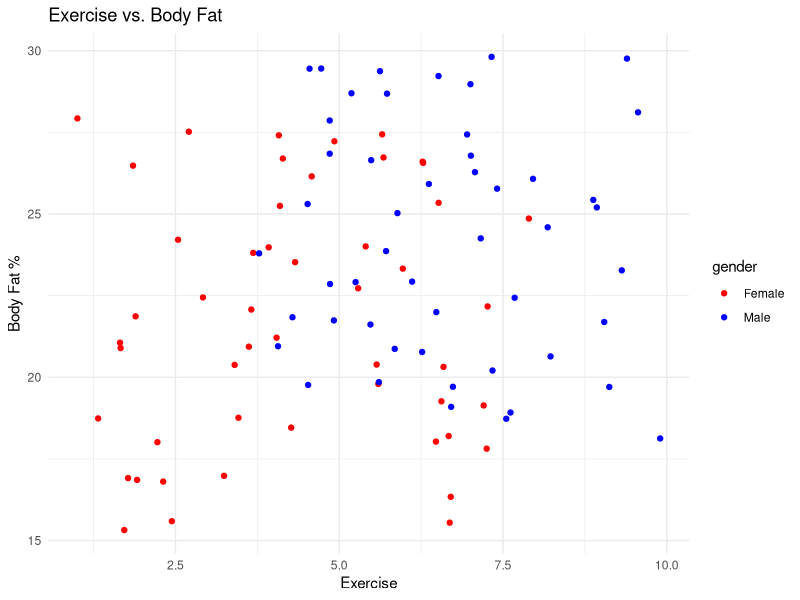
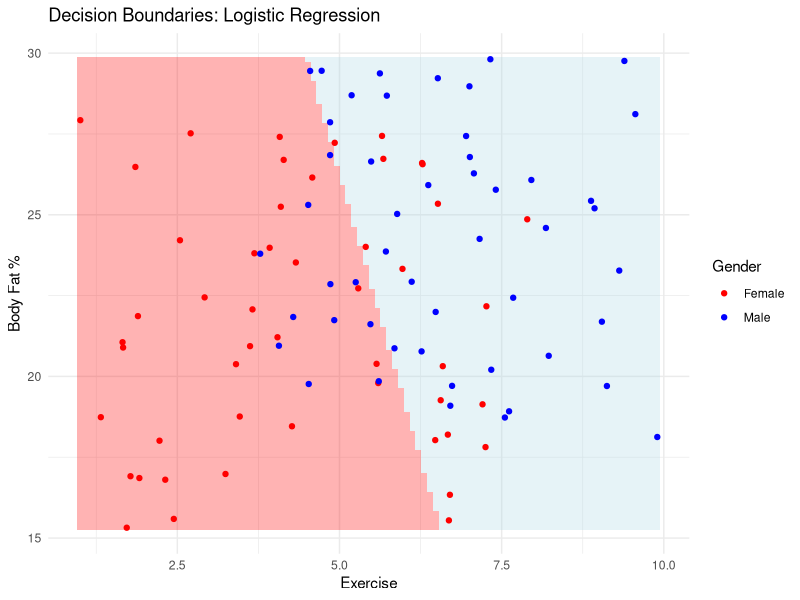
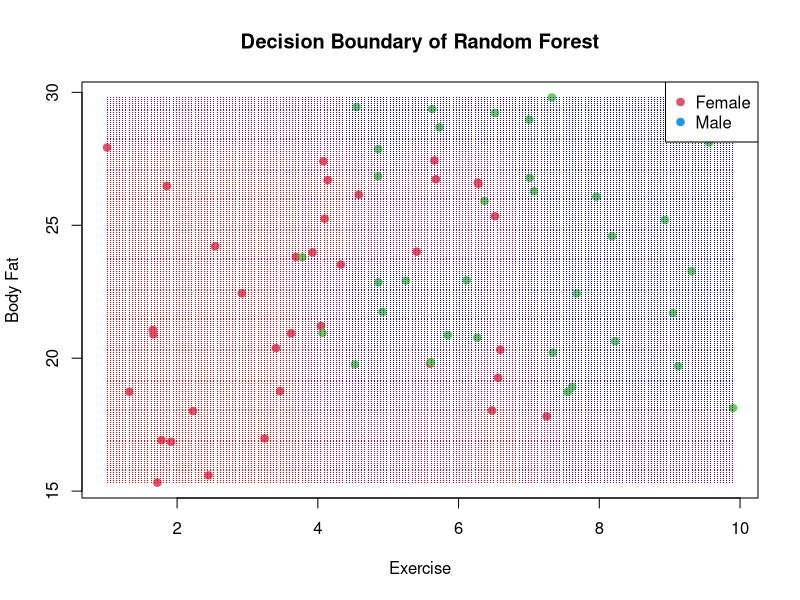
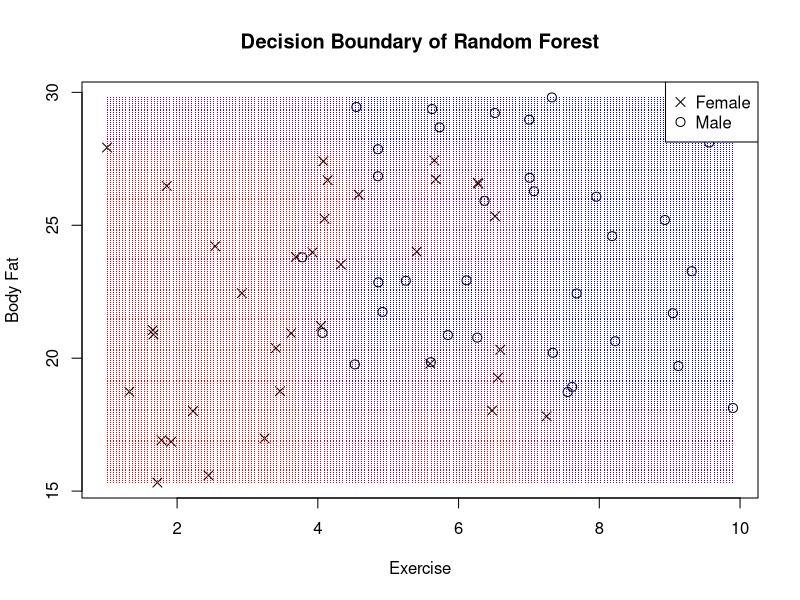
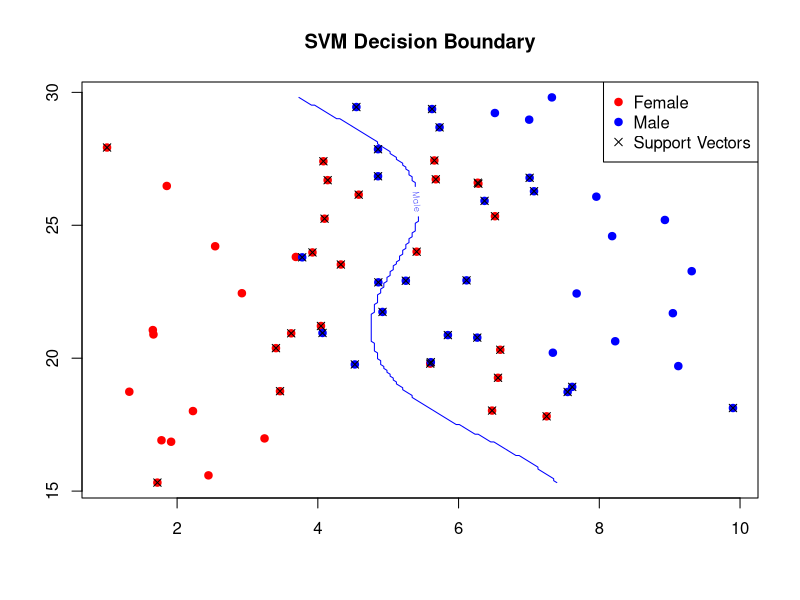
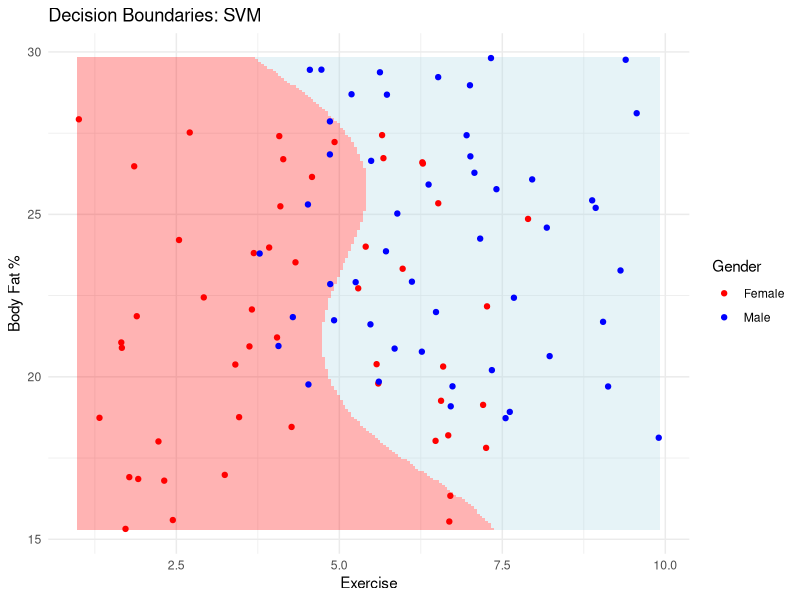
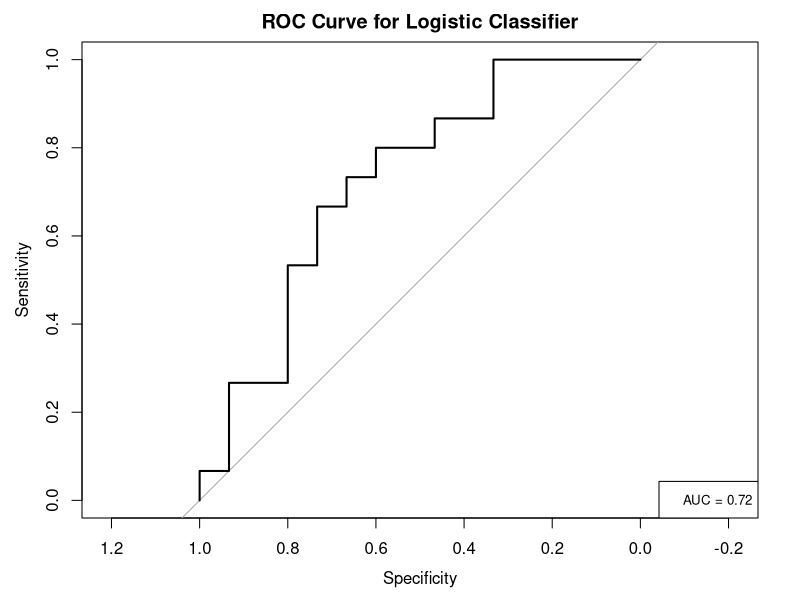
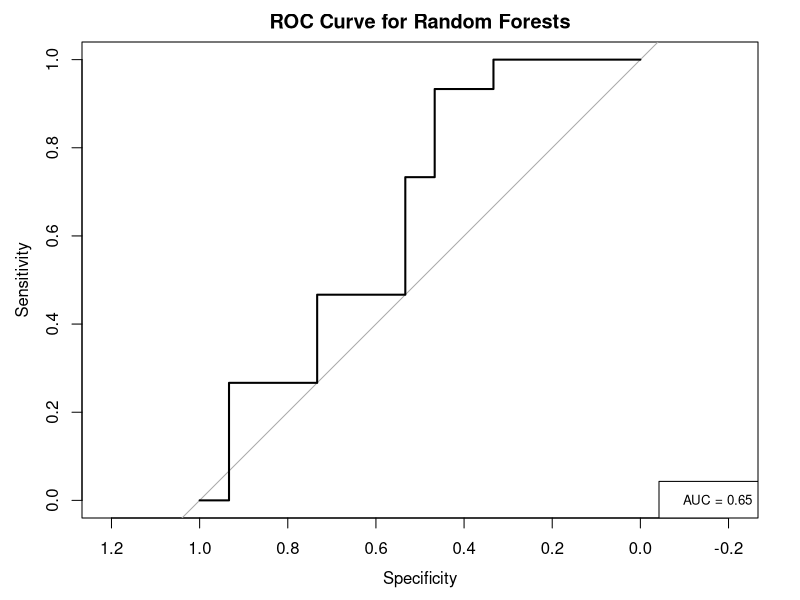

These charts were generated, in order, by the following R code:
## ---- chunk 1
knitr::opts_chunk$set(echo = TRUE)
## ---- chunk 2
# Make sure to install all the parckages below before running this chunk
library(randomForest)
library(pROC)
library(caret)
library(dplyr)
library(ggplot2)
library(glmnet)
library(e1071)
## ---- chunk 3
# Create a sample dataframe with distinct groups for males and females
set.seed(123)
n <- 100

# Simulate data for females with more overlap
female_body_fat <- runif(n/2, min = 15, max = 28)  # Increase max value
female_exercise <- runif(n/2, min = 1, max = 8)   # Increase max value
female_data <- data.frame(exercise = female_exercise, body_fat = female_body_fat, gender = 0)

# Simulate data for males with more overlap
male_body_fat <- runif(n/2, min = 18, max = 30)   # Decrease min value
male_exercise <- runif(n/2, min = 3, max = 10)   # Decrease min value
male_data <- data.frame(exercise = male_exercise, body_fat = male_body_fat, gender = 1)

# Combine data for males and females
data <- rbind(female_data, male_data)

# Convert 'gender' to factor
data$gender <- as.factor(data$gender)
## ---- chunk 4
# Glimpse the dataset
glimpse(data)
## ---- chunk 5
ggplot(data, aes(x = exercise, y = body_fat, color = gender)) +
  geom_point() +
  labs(title = "Exercise vs. Body Fat",
       x = "Exercise",
       y = "Body Fat %") +
  scale_color_manual(values = c("red", "blue"), labels = c("Female", "Male")) +
  theme_minimal()
## ---- chunk 6
# Split the data into training and testing sets (70% train and 30% test)
trainIndex <- createDataPartition(data$gender, p = .7, list = FALSE)
data_train <- data[trainIndex,]
data_test  <- data[-trainIndex,]
## ---- chunk 7
# Logistic Regression Model
logistic_model <- glm(gender ~ exercise + body_fat, data = data_train, family = "binomial")

# Train the Random Forest classifier
rf_model <- randomForest(gender ~ exercise + body_fat, data = data_train, ntree = 500)

# Train the SVM classifier
svm_model <- svm(gender ~ exercise + body_fat, data = data_train, kernel = "radial", probability = TRUE)
## ---- chunk 8
# Predict on the test set
probs <- predict(logistic_model, newdata = data_test, type = "response")
predictions <- ifelse(probs > 0.5, 1, 0)
## ---- chunk 9
# Compute evaluation metrics
confusion <- confusionMatrix(as.factor(predictions), as.factor(data_test$gender))
accuracy <- confusion$overall['Accuracy']
precision <- confusion$byClass['Pos Pred Value']
recall <- confusion$byClass['Sensitivity']
F1 <- 2 * (precision * recall) / (precision + recall)
## ---- chunk 10
# Print metrics
print(paste("Accuracy: ", round(accuracy, 2)))
print(paste("Precision: ", round(precision, 2)))
print(paste("Recall: ", round(recall, 2)))
print(paste("F1 Score: ", round(F1, 2)))
## ---- chunk 11
# Make predictions on the test data
predictions <- predict(rf_model, data_test)

# Create a confusion matrix
conf_matrix <- table(predictions, data_test$gender)
print(conf_matrix)
## ---- chunk 12
# Compute evaluation metrics
confusion <- confusionMatrix(as.factor(predictions), as.factor(data_test$gender))
accuracy <- confusion$overall['Accuracy']
precision <- confusion$byClass['Pos Pred Value']
recall <- confusion$byClass['Sensitivity']
F1 <- 2 * (precision * recall) / (precision + recall)
## ---- chunk 13
# Print metrics
print(paste("Accuracy: ", round(accuracy, 2)))
print(paste("Precision: ", round(precision, 2)))
print(paste("Recall: ", round(recall, 2)))
print(paste("F1 Score: ", round(F1, 2)))
## ---- chunk 14
# Make predictions on the test data
predictions <- predict(svm_model, data_test)

# Create a confusion matrix
conf_matrix <- table(predictions, data_test$gender)
print(conf_matrix)
## ---- chunk 15
# Compute evaluation metrics
confusion <- confusionMatrix(as.factor(predictions), as.factor(data_test$gender))
accuracy <- confusion$overall['Accuracy']
precision <- confusion$byClass['Pos Pred Value']
recall <- confusion$byClass['Sensitivity']
F1 <- 2 * (precision * recall) / (precision + recall)

## ---- chunk 16
# Print metrics
print(paste("Accuracy: ", round(accuracy, 2)))
print(paste("Precision: ", round(precision, 2)))
print(paste("Recall: ", round(recall, 2)))
print(paste("F1 Score: ", round(F1, 2)))
## ---- chunk 17
# To generate the prediction plot
# Create a grid of points
exercise_range <- seq(min(data$exercise), max(data$exercise), length.out = 100)
body_fat_range <- seq(min(data$body_fat), max(data$body_fat), length.out = 100)

grid_points <- expand.grid(exercise = exercise_range, body_fat = body_fat_range)

# Predict on grid points
grid_points$logistic_prediction <- predict(logistic_model, newdata = grid_points, type = "response")
grid_points$predicted_class <- ifelse(grid_points$logistic_prediction > 0.5, 1, 0)
## ---- chunk 18
# Create a heatmap plot to visualize the decision boundary
ggplot(data) +
  geom_tile(data = grid_points, aes(x = exercise, y = body_fat, fill = as.factor(predicted_class)), alpha = 0.3) +
  geom_point(aes(x = exercise, y = body_fat, color = factor(gender))) +
  scale_color_manual(values = c("red", "blue"), name = "Gender", labels = c("Female", "Male")) +
  scale_fill_manual(values = c("red", "lightblue"), guide='none') +
  labs(title = "Decision Boundaries: Logistic Regression",
       x = "Exercise", y = "Body Fat %") +
  theme_minimal()
## ---- chunk 19
# Create a grid of points covering the feature space
x_range <- seq(min(data_train$exercise), max(data_train$exercise), length.out = 200)
y_range <- seq(min(data_train$body_fat), max(data_train$body_fat), length.out = 200)
grid_points <- expand.grid(exercise = x_range, body_fat = y_range)

# Predict class probabilities for each point in the grid
grid_probs <- predict(rf_model, newdata = grid_points, type = "prob")

# Create a scatter plot with color-coded points based on predicted probabilities
plot(data_train$exercise, data_train$body_fat, pch = 19, col = as.numeric(data_train$gender) + 1,
     xlab = "Exercise", ylab = "Body Fat", main = "Decision Boundary of Random Forest")
points(grid_points$exercise, grid_points$body_fat, pch = ".", col = rgb(grid_probs[, 1], 0, grid_probs[, 2]))

# Add legend
legend("topright", legend = c("Female", "Male"), pch = c(19, 19), col = c(2, 4))
## ---- chunk 20
# Create a grid of points covering the feature space
x_range <- seq(min(data_train$exercise), max(data_train$exercise), length.out = 200)
y_range <- seq(min(data_train$body_fat), max(data_train$body_fat), length.out = 200)
grid_points <- expand.grid(exercise = x_range, body_fat = y_range)

# Predict class probabilities for each point in the grid
grid_probs <- predict(rf_model, newdata = grid_points, type = "prob")

# Create a scatter plot with color-coded points based on predicted probabilities
plot(data_train$exercise, data_train$body_fat, 
     pch = ifelse(data_train$gender == 0, 4, 1), 
     cex = 1.2, 
     col = "black",
     xlab = "Exercise", ylab = "Body Fat", 
     main = "Decision Boundary of Random Forest")

# Add grid points with decision boundaries
points(grid_points$exercise, grid_points$body_fat, 
       pch = ".", 
       col = rgb(grid_probs[, 1], 0, grid_probs[, 2])) # Switched color order for red and blue

# Add a legend to identify classes with new shapes
legend("topright", legend = c("Female", "Male"), 
       pch = c(4, 1), 
       pt.cex = 1.2, # Increase the size for the legend as well
       col = "black")
## ---- chunk 21
# Create a grid of points covering the feature space
x_range <- seq(min(data_train$exercise), max(data_train$exercise), length.out = 200)
y_range <- seq(min(data_train$body_fat), max(data_train$body_fat), length.out = 200)
grid_points <- expand.grid(exercise = x_range, body_fat = y_range)

# Predict class labels for each point in the grid
grid_predictions <- predict(svm_model, newdata = grid_points)

# Reshape predictions for contour plotting
matrix_predictions <- matrix(grid_predictions, ncol = length(x_range))

# Create a contour plot
contour(x_range, y_range, matrix_predictions, levels = c(0, 1),
        labels = c("Female", "Male"), col = c("red", "blue"),
        main = "SVM Decision Boundary")

# Plot the original data points for females and males
points(data_train[data_train$gender == 0, c("exercise", "body_fat")], pch = 19, col = "red")
points(data_train[data_train$gender == 1, c("exercise", "body_fat")], pch = 19, col = "blue")

# Plot the support vectors
points(data_train[svm_model$index, c("exercise", "body_fat")], pch = 4, col = "black")

# Add legend
legend("topright", legend = c("Female", "Male", "Support Vectors"),
       pch = c(19, 19, 4), col = c("red", "blue", "black"))


## ---- chunk 22
# Predict on grid points to visualize decision boundary
x_range <- seq(min(data_train$exercise), max(data_train$exercise), length.out = 200)
y_range <- seq(min(data_train$body_fat), max(data_train$body_fat), length.out = 200)
grid_points <- expand.grid(exercise = x_range, body_fat = y_range)


# Predict class labels for grid points
grid_points$predicted_class <- predict(svm_model, newdata = grid_points)

# Plot the decision boundaries and data points
ggplot(data) +
  geom_tile(data = grid_points, aes(x = exercise, y = body_fat, fill = as.factor(predicted_class)), alpha = 0.3) +
  geom_point(aes(x = exercise, y = body_fat, color = factor(gender))) +
  scale_color_manual(values = c("red", "blue"), name = "Gender", labels = c("Female", "Male")) +
  scale_fill_manual(values = c("red", "lightblue"), guide='none') +
  labs(title = "Decision Boundaries: SVM",
       x = "Exercise", y = "Body Fat %") +
  theme_minimal()

## ---- chunk 23
# ROC Curve & AUC
probs <- predict(logistic_model, newdata = data_test, type = "response")
roc_obj <- roc(data_test$gender, probs)
auc_val <- auc(roc_obj)
plot(roc_obj, main=paste("ROC Curve for Logistic Classifier"))
legend("bottomright", paste("AUC =", round(auc_val, 2)), cex = 0.8)
## ---- chunk 24
# Get the predicted class probabilities for ROC curve
class_probs <- predict(rf_model, data_test, type = "prob")

# Compute ROC curve and AUC
roc_obj <- roc(data_test$gender, class_probs[, 2])
roc_auc <- auc(roc_obj)

# Plot the ROC curve
plot(roc_obj, main = "ROC Curve for Random Forests")
legend("bottomright", paste("AUC =", round(roc_auc, 2)), cex = 0.8)
## ---- chunk 25
# Get predicted class probabilities for ROC curve
class_probs <- predict(svm_model, data_test, probability = TRUE)

# Get predicted class probabilities for ROC curve
class_probs <- attr(predict(svm_model, data_test, probability = TRUE), "probabilities")

# Compute ROC curve and AUC
roc_obj <- roc(data_test$gender, class_probs[, 2])

roc_auc <- auc(roc_obj)

# Plot the ROC curve
plot(roc_obj, main = "ROC Curve for SVM")
legend("bottomright", paste("AUC =", round(roc_auc, 2)), cex = 0.8)
